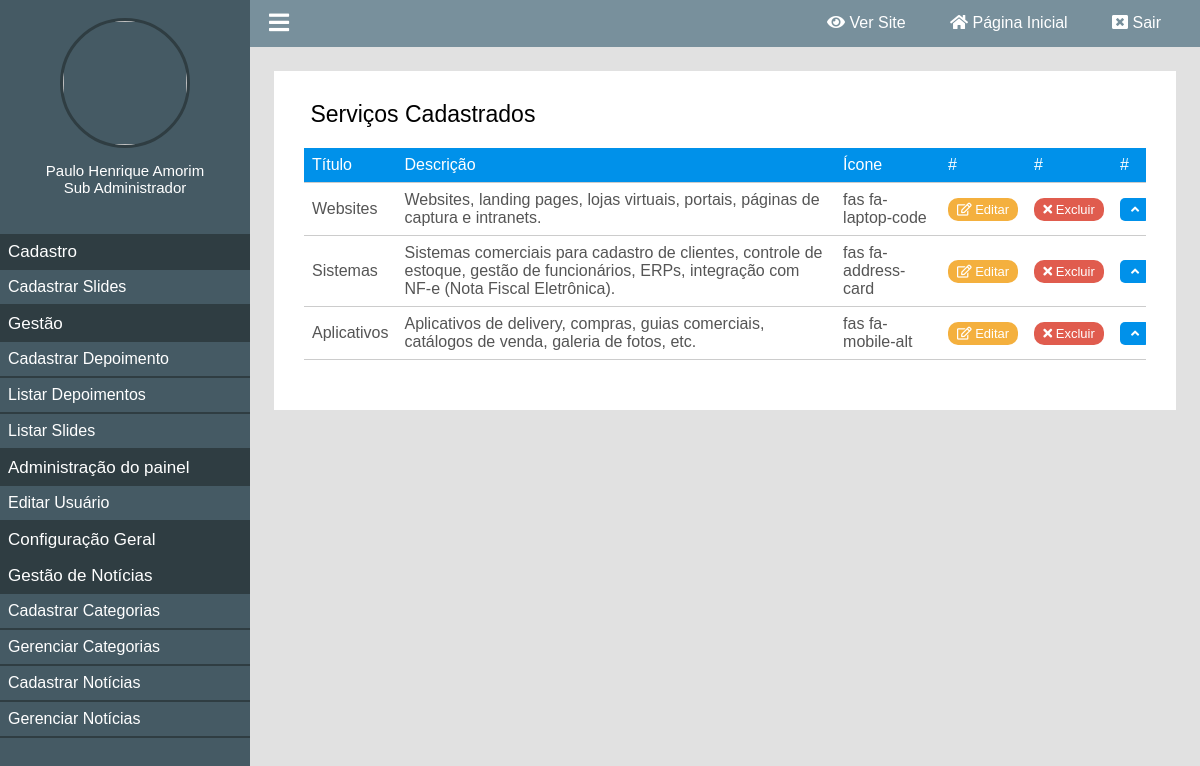
The page /painel/listar-servicos (signed in) on the database its author committed.
### classes/MySql.php (called while the page is built)
<?php
	class MySql{
		private static $pdo;
		public static function conectar(){
			if(self::$pdo == null){
				try{
				self::$pdo = new PDO('mysql:host='.HOST.';dbname='.DATABASE,USER,PASSWORD,array(PDO::MYSQL_ATTR_INIT_COMMAND => "SET NAMES utf8"));
				self::$pdo->setAttribute(PDO::ATTR_ERRMODE,PDO::ERRMODE_EXCEPTION);
				}catch(Exception $e){
					echo '<h2>Erro ao conectar</h2>';
				}
			}
			return self::$pdo;
		}
	}
?>

### classes/Servico.php (called while the page is built, shortened)
<?php
class Servico
{
	public static function getAllServices()
	{
		$sql = MySql::conectar()->prepare('SELECT * FROM `tb_site.servicos`');
		$sql->execute();
		$services = $sql->fetchAll();
		return $services;
	}
}

### painel/pages/listar-servicos.php (the view, shortened to what this page needs)
<?php
	$paginaAtual = isset($_GET['pagina']) ? (int)$_GET['pagina'] : 1;
	$porPagina = 4;
	$servicos = Painel::selectAll('tb_site.servicos',($paginaAtual - 1) * $porPagina,$porPagina);
?>
<div class="box-content">
	<h2><i class="fa fa-id-card-o" aria-hidden="true"></i> Serviços Cadastrados</h2>
	<?php $services = Servico::getAllServices(); ?>
	<div class="wraper-table">
	<table>
		<tr>
			<td>Título</td>
			<td>Descrição</td>
			<td>Ícone</td>
			<td>#</td>
			<td>#</td>
			<td>#</td>
		</tr>
		<?php
			foreach ($services as $key => $service) {
		?>
		<tr>
			<td><?php echo $service['titulo_servico']; ?></td>
			<td><?php echo $service['descricao_servico']; ?></td>
			<td><?php echo $service['icone_servico']; ?></td>
			<td><a class="btn edit" href="<?php echo INCLUDE_PATH_PAINEL ?>editar-servico?id=<?php echo $service['id']; ?>"><i class="far fa-edit"></i> Editar</a></td>
			<td><a actionBtn="delete" class="btn delete" href="<?php echo INCLUDE_PATH_PAINEL ?>listar-servicos?excluir=<?php echo $service['id']; ?>"><i class="fa fa-times"></i> Excluir</a></td>
			<td><a class="btn order" href="<?php echo INCLUDE_PATH_PAINEL ?>listar-servicos?order=up&id=<?php echo $service['id'] ?>"><i class="fa fa-angle-up"></i></a></td>
		</tr>
		<?php } ?>
	</table>
	</div>
</div>

### painel/css/style.css (style rules this page uses)
* { margin: 0; padding: 0; box-sizing: border-box; font-family: "Arial", sans-serif; }
html,body { height: 100%; background: rgb(225,225,225); }
body { overflow-x: hidden; }
.box-content { background: white; padding: 30px; margin-bottom: 25px; }
.box-content h2 { font-weight: 300; font-size: 23px; }
.wraper-table { overflow-x: auto; }
table { font-weight: 300; min-width: 900px; margin:20px 0; width: 100%; border-collapse: collapse; }
table tr:nth-of-type(1) { background: #0091ea; color: white; }
table tr { border-bottom: 1px solid #ccc; }
table tr { color: #555; }
table td { padding: 8px; }
table a.btn { display: inline-block; width: 70px; border-radius: 10px; text-align: center; font-weight: normal; font-size: 13px; color: white; text-decoration: none; padding: 4px 6px; }
a.btn.edit { background: #F4B03E; }
a.btn.delete { background: #E05C4E; }
a.btn.order { background: #0091ea; width: 30px; border-radius: 5px }

### rows shown on the page
tb_site.servicos: titulo_servico "Websites", descricao_servico "Websites, landing pages, lojas virtuais, portais, páginas de captura e intranets.", icone_servico "fas fa-laptop-code"
tb_site.servicos: titulo_servico "Sistemas", descricao_servico "Sistemas comerciais para cadastro de clientes, controle de estoque, gestão de funcionários, ERPs, integração com NF-e (Nota Fiscal Eletrônica).", icone_servico "fas fa-address-card"
tb_site.servicos: titulo_servico "Aplicativos", descricao_servico "Aplicativos de delivery, compras, guias comerciais, catálogos de venda, galeria de fotos, etc.", icone_servico "fas fa-mobile-alt"

### other values the page prints
$_SESSION['nome'] "Paulo Henrique Amorim"
pegaCargo($_SESSION['cargo']) "Sub Administrador"
